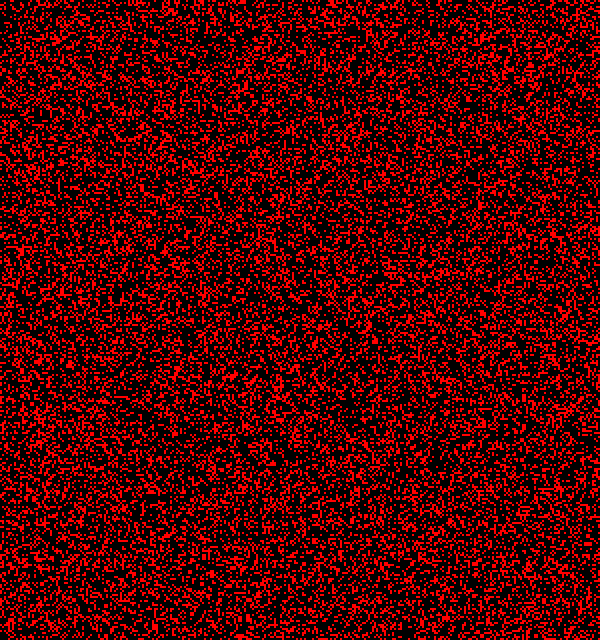
Frame 1 (no input)
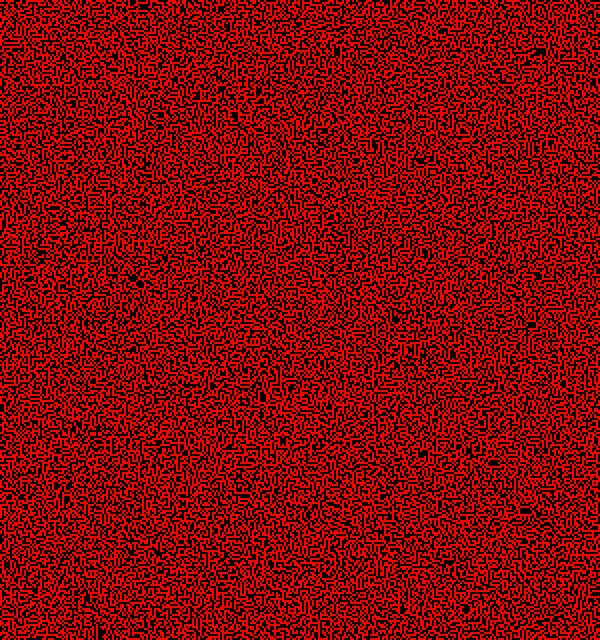
Frame 60 (the mouse pressed at the canvas centre just before this capture)
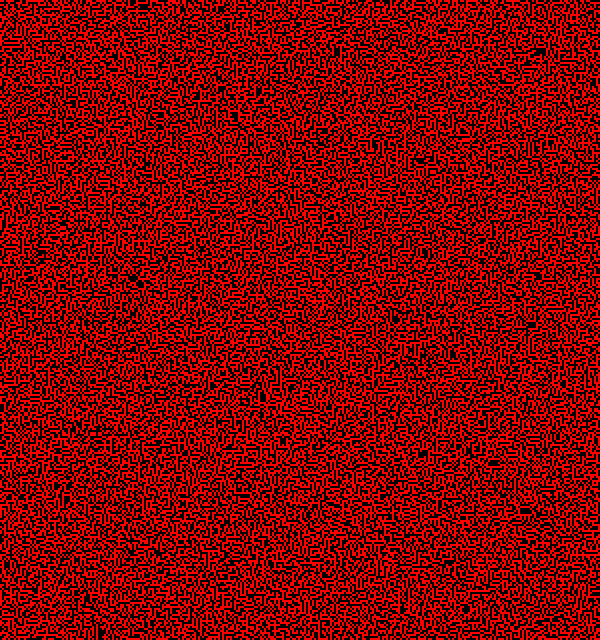
Frame 120 (the mouse held since frame 60 and released just before this capture)

The Processing sketch that drew these frames (run headless with seeded random() and noise(); from frame 60 on, the mouse is pressed at the canvas centre):

// Processing sketch: sketch_4stateLife
// ── sketch_4stateLife.pde
/**
 * A Processing implementation of Game of Life
 * By Joan Soler-Adillon
 *
 * Press SPACE BAR to pause and change the cell's values with the mouse
 * On pause, click to activate/deactivate cells
 * Press R to randomly reset the cells' grid
 * Press C to clear the cells' grid
 *
 * The original Game of Life was created by John Conway in 1970
 
 # Heavily modified by Jackson Servheen
 # Added support for Generations algorithm, zooming, drawing in realtime,
   Speed and step adjustment, change algorithms with keys, wraparound
 */

// Size of cells
int cellSize = 2;

int grow = 2;

int states = 7;

// How likely for a cell to be alive at start (in percentage)
float probabilityOfAliveAtStart = 70;

// Variables for timer
int interval = 10;
int lastRecordedTime = 0;

int step = 1;

// Colors for active/inactive cells
color alive = color(0, 2, 0);
color dead = color(0);

// Array of cells
int[][] cells; 
// Buffer to record the state of the cells and use this while changing the others in the interations
int[][] cellsBuffer; 

// Pause
boolean pause = false;

void setup() {
  size (600,640);

  // Instantiate arrays 
  cells = new int[width/cellSize][height/cellSize];
  cellsBuffer = new int[width/cellSize][height/cellSize];

  // This stroke will draw the background grid
  stroke(48);
  strokeWeight(0.1);

  noSmooth();

  // Initialization of cells
  for (int x=0; x<width/cellSize; x++) {
    for (int y=0; y<height/cellSize; y++) {
      float state = random (100);
      if (state < probabilityOfAliveAtStart) { 
        state = 0;
      }
      else {
        state = states;
      }
      cells[x][y] = int(state); // Save state of each cell
    }
  }
  background(0); // Fill in black in case cells don't cover all the windows
  
  frameRate(200);
}


void draw() {
  //Draw grid
  if(pause){ stroke(48);}else{noStroke();}
  for (int x=0; x<width/cellSize; x++) {
    for (int y=0; y<height/cellSize; y++) {
      if (cells[x][y]>0) {
        fill(255,map(cells[x][y],0,states,255,0),0); // If alive
      } else {
        fill(0); // If dead
      }
      rect (x*cellSize, y*cellSize, cellSize, cellSize);
    }
  }
  
  // Iterate if timer ticks
  /*if (millis()-lastRecordedTime>interval) {
    if (!pause) {
      for (int i = 0; i < step; i++)
        iteration();
      lastRecordedTime = millis();
    }
  }*/
  if (!pause) {
  for (int i = 0; i < step; i++)
    iteration();
  }
  // Create  new cells manually on pause
  if (mousePressed) {
    // Map and avoid out of bound errors
    int xCellOver = int(map(mouseX, 0, width, 0, (width)/cellSize));
    xCellOver = constrain(xCellOver, 0, width/cellSize-1);
    int yCellOver = int(map(mouseY, 0, height, 0, (height)/cellSize));
    yCellOver = constrain(yCellOver, 0, height/cellSize-1);

    // Check against cells in buffer
    if (cellsBuffer[xCellOver][yCellOver]!=0) { // Cell is alive
      cells[xCellOver][yCellOver]=0; // Kill
      fill(dead); // Fill with kill color
    }
    else { // Cell is dead
      cells[xCellOver][yCellOver]=3; // Make alive
      fill(alive); // Fill alive color
    }
  } 
  else if (pause && !mousePressed) { // And then save to buffer once mouse goes up
    // Save cells to buffer (so we opeate with one array keeping the other intact)
    for (int x=0; x<width/cellSize; x++) {
      for (int y=0; y<height/cellSize; y++) {
        cellsBuffer[x][y] = cells[x][y];
      }
    }
  }
}



void iteration() { // When the clock ticks
  // Save cells to buffer (so we opeate with one array keeping the other intact)
  for (int x=0; x<width/cellSize; x++) {
    for (int y=0; y<height/cellSize; y++) {
      cellsBuffer[x][y] = cells[x][y];
    }
  }
    int txx=0,tyy=0;
  // Visit each cell:
  for (int x=0; x<width/cellSize; x++) {
    for (int y=0; y<height/cellSize; y++) {
      // And visit all the neighbours of each cell
      int neighbours = 0; // We'll count the neighbours
      for (int xx=x-1; xx<=x+1;xx++) {
        for (int yy=y-1; yy<=y+1;yy++) {  
          if (!((xx==x)&&(yy==y))) { // Make sure to to check against self
            txx = xx;
            tyy = yy;
            
            if (xx<0)
              txx = width/cellSize-1;
            if (xx>=width/cellSize)
             txx = 0;
            if (yy<0)
              tyy = height/cellSize-1;
            if (yy>=height/cellSize)
              tyy = 0;
            
            if (cellsBuffer[txx][tyy]==states){
              neighbours ++; // Check alive neighbours and count them
            } 
          } // End of if
        } // End of yy loop
      } //End of xx loop
      // We've checked the neigbours: apply rules!
      cells[x][y]--;
      if (cellsBuffer[x][y]==states) { // The cell is alive: kill it if necessary
        if (neighbours == grow || neighbours == 3 || neighbours == 4 || neighbours == 5) {
          cells[x][y]=states; // Die unless it has 2 or 3 neighbours
        }
      } else if (cellsBuffer[x][y] != 0) { //taking up space
        //cells[x][y]--;
      } else { // The cell is dead: make it live if necessary      
        if (neighbours == 2 ) {
          cells[x][y]=states; // Only if it has 3 neighbours
        }
      } // End of if
      if (cells[x][y] < 0) cells[x][y] = 0;
    } // End of y loop
  } // End of x loop
} // End of function

void keyPressed() {
  if (key=='r' || key == 'R') {
    // Restart: reinitialization of cells
    for (int x=0; x<width/cellSize; x++) {
      for (int y=0; y<height/cellSize; y++) {
        float state = random (100);
        if (state > probabilityOfAliveAtStart) {
          state = 0;
        }
        else {
          state = states;
        }
        cells[x][y] = int(state); // Save state of each cell
      }
    }
  }
  if (key==' ') { // On/off of pause
    pause = !pause;
  }
  if (key=='c' || key == 'C') { // Clear all
    for (int x=0; x<width/cellSize; x++) {
      for (int y=0; y<height/cellSize; y++) {
        cells[x][y] = 0; // Save all to zero
      }
    }
  }
  if (key == 'z')
    grow = -grow;
  
  if (key == '-') step /= 5;
  if (key == '=') step *= 5;
  if (step < 1) step = 1;
  
  println("Step: " + step + "  Framerate: " + 1000/interval);
}
